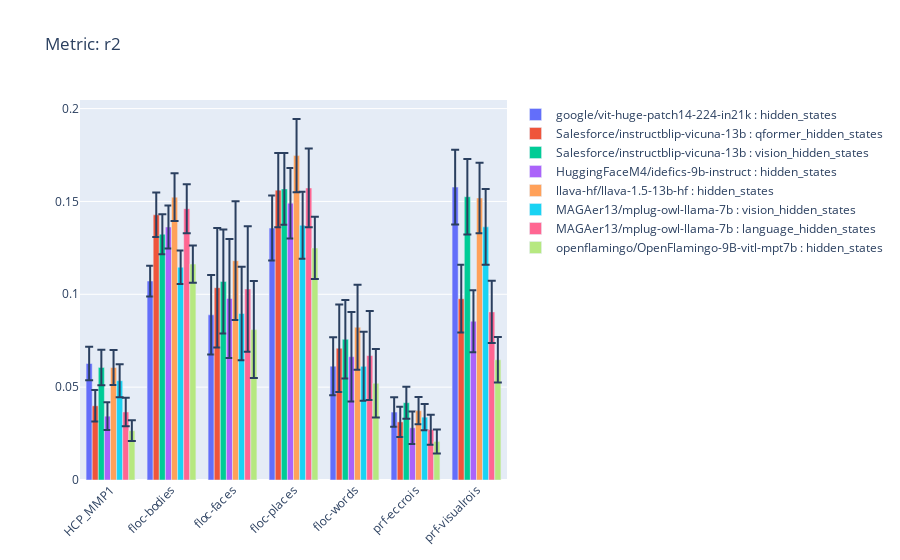
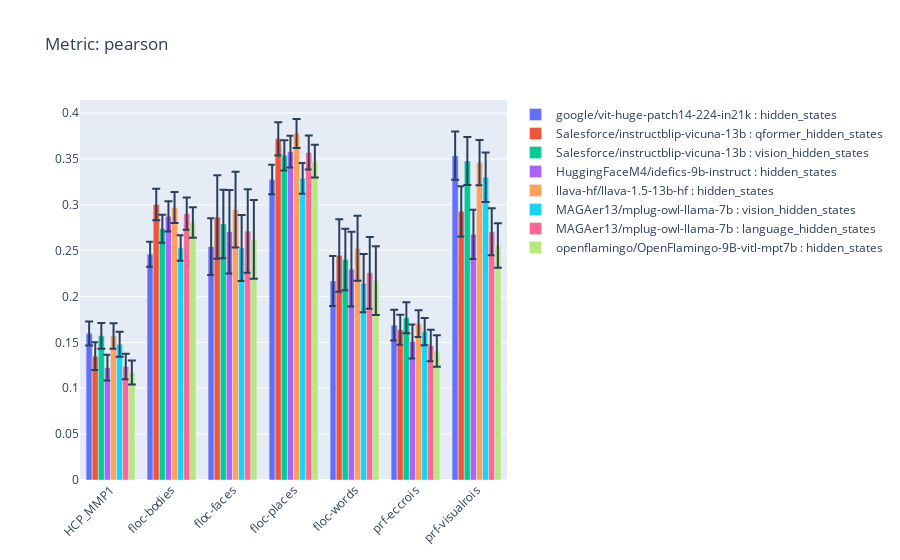

The notebook cell these images were saved under, in order:
### Code cell
import numpy as np
import plotly.graph_objects as go
import scipy

for metric in METRICS:

    fig = go.Figure()

    for model_id in MODEL_IDS:
        hs_types = df[df["model_id"] == model_id]["hidden_state_name"].unique()
        # roi_maxes = {roi: -1 for roi in ROIS}
        # roi_mins = {roi: 1 for roi in ROIS}
        for hs_type in hs_types:
            roi_scores = {roi: [] for roi in ROIS}
            for subject in SUBJECTS:
                for roi in ROIS:
                    subject_roi_score = df[
                        (df["model_id"] == model_id) &
                        (df["roi"] == roi) &
                        (df["subject"] == subject) &
                        (df["hidden_state_name"] == hs_type)
                    ][metric].values[0]

                    # if np.isnan(subject_roi_score):
                    #     subject_roi_score = 0

                    # print(f"{roi_scores[roi] = }")
                    roi_scores[roi].append(subject_roi_score)
                    # roi_maxes[roi] = max(subject_roi_score, roi_maxes[roi])
                    # roi_mins[roi] = min(subject_roi_score, roi_mins[roi])

            error_y = {roi: scipy.stats.sem(roi_scores[roi]) for roi in ROIS}
            for roi, score in roi_scores.items():
                # roi_scores[roi] = sum(roi_scores[roi]) / len(roi_scores[roi])
                roi_scores[roi] = np.nanmean(np.array(roi_scores[roi]))

            # error_y = {roi: 1 for roi in ROIS}
            # for roi in ROIS:
            #     error_y[roi] = scipy.stats.sem()

            fig.add_trace(go.Bar(
                x=ROIS,
                y=[roi_scores[roi] for roi in ROIS],
                name=f"{model_id} : {hs_type}",
                error_y=dict(type="data", array=[error_y[roi] for roi in ROIS])
            ))

    fig.update_layout(barmode="group", xaxis_tickangle=-45, title=f"Metric: {metric}")
    fig.show()

### Figure 1 — Plotly figure (JSON) as saved in the notebook; plotly's stock layout.template omitted (floating-point values rounded to 4 significant figures)
{"data": [{"error_y": {"array": [0.009079, 0.008273, 0.02141, 0.01751, 0.01561, 0.007924, 0.02015], "type": "data"}, "name": "google/vit-huge-patch14-224-in21k : hidden_states", "type": "bar", "x": ["HCP_MMP1", "floc-bodies", "floc-faces", "floc-places", "floc-words", "prf-eccrois", "prf-visualrois"], "y": [0.06273, 0.1071, 0.08894, 0.1356, 0.06128, 0.03658, 0.1577]}, {"error_y": {"array": [0.008508, 0.01198, 0.03222, 0.01998, 0.02352, 0.008163, 0.01822], "type": "data"}, "name": "Salesforce/instructblip-vicuna-13b : qformer_hidden_states", "type": "bar", "x": ["HCP_MMP1", "floc-bodies", "floc-faces", "floc-places", "floc-words", "prf-eccrois", "prf-visualrois"], "y": [0.03995, 0.1428, 0.1035, 0.1561, 0.07096, 0.0313, 0.09763]}, {"error_y": {"array": [0.009551, 0.01075, 0.02799, 0.01928, 0.0211, 0.008636, 0.02036], "type": "data"}, "name": "Salesforce/instructblip-vicuna-13b : vision_hidden_states", "type": "bar", "x": ["HCP_MMP1", "floc-bodies", "floc-faces", "floc-places", "floc-words", "prf-eccrois", "prf-visualrois"], "y": [0.06061, 0.1324, 0.1069, 0.1568, 0.07578, 0.04162, 0.1525]}, {"error_y": {"array": [0.007461, 0.0116, 0.03206, 0.01898, 0.02407, 0.008709, 0.01667], "type": "data"}, "name": "HuggingFaceM4/idefics-9b-instruct : hidden_states", "type": "bar", "x": ["HCP_MMP1", "floc-bodies", "floc-faces", "floc-places", "floc-words", "prf-eccrois", "prf-visualrois"], "y": [0.03438, 0.1363, 0.09773, 0.1491, 0.0664, 0.02812, 0.08549]}, {"error_y": {"array": [0.0094, 0.01282, 0.03199, 0.01972, 0.02293, 0.007324, 0.01899], "type": "data"}, "name": "llava-hf/llava-1.5-13b-hf : hidden_states", "type": "bar", "x": ["HCP_MMP1", "floc-bodies", "floc-faces", "floc-places", "floc-words", "prf-eccrois", "prf-visualrois"], "y": [0.06054, 0.1523, 0.1181, 0.1747, 0.08226, 0.03732, 0.1519]}, {"error_y": {"array": [0.00892, 0.009061, 0.02518, 0.01808, 0.01859, 0.007093, 0.02037], "type": "data"}, "name": "MAGAer13/mplug-owl-llama-7b : vision_hidden_states", "type": "bar", "x": ["HCP_MMP1", "floc-bodies", "floc-faces", "floc-places", "floc-words", "prf-eccrois", "prf-visualrois"], "y": [0.05346, 0.1146, 0.08964, 0.1372, 0.06121, 0.03383, 0.1363]}, {"error_y": {"array": [0.007679, 0.01318, 0.03377, 0.02122, 0.02395, 0.008066, 0.01674], "type": "data"}, "name": "MAGAer13/mplug-owl-llama-7b : language_hidden_states", "type": "bar", "x": ["HCP_MMP1", "floc-bodies", "floc-faces", "floc-places", "floc-words", "prf-eccrois", "prf-visualrois"], "y": [0.03664, 0.1461, 0.1029, 0.1573, 0.067, 0.02711, 0.09052]}, {"error_y": {"array": [0.005589, 0.01003, 0.02611, 0.01677, 0.01843, 0.006471, 0.01223], "type": "data"}, "name": "openflamingo/OpenFlamingo-9B-vitl-mpt7b : hidden_states", "type": "bar", "x": ["HCP_MMP1", "floc-bodies", "floc-faces", "floc-places", "floc-words", "prf-eccrois", "prf-visualrois"], "y": [0.02657, 0.1163, 0.08098, 0.1249, 0.05209, 0.02077, 0.06477]}], "layout": {"autosize": true, "barmode": "group", "title": {"text": "Metric: r2"}, "xaxis": {"autorange": true, "range": [-0.5, 6.5], "tickangle": -45, "type": "category"}, "yaxis": {"autorange": true, "range": [0, 0.2046], "type": "linear"}}}

### Figure 2 — Plotly figure (JSON) as saved in the notebook; plotly's stock layout.template omitted (floating-point values rounded to 4 significant figures)
{"data": [{"error_y": {"array": [0.01299, 0.01364, 0.03097, 0.01598, 0.02732, 0.01676, 0.02632], "type": "data"}, "name": "google/vit-huge-patch14-224-in21k : hidden_states", "type": "bar", "x": ["HCP_MMP1", "floc-bodies", "floc-faces", "floc-places", "floc-words", "prf-eccrois", "prf-visualrois"], "y": [0.1597, 0.2461, 0.2543, 0.3276, 0.217, 0.1688, 0.3535]}, {"error_y": {"array": [0.01507, 0.0171, 0.04556, 0.01816, 0.03953, 0.0164, 0.02743], "type": "data"}, "name": "Salesforce/instructblip-vicuna-13b : qformer_hidden_states", "type": "bar", "x": ["HCP_MMP1", "floc-bodies", "floc-faces", "floc-places", "floc-words", "prf-eccrois", "prf-visualrois"], "y": [0.135, 0.3003, 0.2868, 0.372, 0.2447, 0.1639, 0.2929]}, {"error_y": {"array": [0.01399, 0.0153, 0.03743, 0.01642, 0.03352, 0.01688, 0.02629], "type": "data"}, "name": "Salesforce/instructblip-vicuna-13b : vision_hidden_states", "type": "bar", "x": ["HCP_MMP1", "floc-bodies", "floc-faces", "floc-places", "floc-words", "prf-eccrois", "prf-visualrois"], "y": [0.1572, 0.274, 0.2791, 0.3539, 0.2405, 0.1768, 0.3478]}, {"error_y": {"array": [0.01415, 0.01649, 0.0456, 0.01736, 0.04074, 0.0185, 0.02686], "type": "data"}, "name": "HuggingFaceM4/idefics-9b-instruct : hidden_states", "type": "bar", "x": ["HCP_MMP1", "floc-bodies", "floc-faces", "floc-places", "floc-words", "prf-eccrois", "prf-visualrois"], "y": [0.1225, 0.2875, 0.2706, 0.358, 0.2298, 0.151, 0.2678]}, {"error_y": {"array": [0.01394, 0.01691, 0.04124, 0.01579, 0.03545, 0.01456, 0.0247], "type": "data"}, "name": "llava-hf/llava-1.5-13b-hf : hidden_states", "type": "bar", "x": ["HCP_MMP1", "floc-bodies", "floc-faces", "floc-places", "floc-words", "prf-eccrois", "prf-visualrois"], "y": [0.1569, 0.2971, 0.2947, 0.3777, 0.2526, 0.1704, 0.346]}, {"error_y": {"array": [0.01359, 0.01392, 0.03599, 0.01666, 0.03179, 0.01486, 0.02696], "type": "data"}, "name": "MAGAer13/mplug-owl-llama-7b : vision_hidden_states", "type": "bar", "x": ["HCP_MMP1", "floc-bodies", "floc-faces", "floc-places", "floc-words", "prf-eccrois", "prf-visualrois"], "y": [0.1479, 0.2529, 0.2528, 0.3288, 0.2146, 0.1618, 0.33]}, {"error_y": {"array": [0.01383, 0.01753, 0.04539, 0.01855, 0.03921, 0.01712, 0.0256], "type": "data"}, "name": "MAGAer13/mplug-owl-llama-7b : language_hidden_states", "type": "bar", "x": ["HCP_MMP1", "floc-bodies", "floc-faces", "floc-places", "floc-words", "prf-eccrois", "prf-visualrois"], "y": [0.1238, 0.2903, 0.2715, 0.3569, 0.2258, 0.1465, 0.2706]}, {"error_y": {"array": [0.01306, 0.01664, 0.04286, 0.0179, 0.03743, 0.01715, 0.02428], "type": "data"}, "name": "openflamingo/OpenFlamingo-9B-vitl-mpt7b : hidden_states", "type": "bar", "x": ["HCP_MMP1", "floc-bodies", "floc-faces", "floc-places", "floc-words", "prf-eccrois", "prf-visualrois"], "y": [0.1173, 0.2808, 0.2623, 0.3476, 0.2174, 0.1407, 0.2557]}], "layout": {"autosize": true, "barmode": "group", "title": {"text": "Metric: pearson"}, "xaxis": {"autorange": true, "range": [-0.5, 6.5], "tickangle": -45, "type": "category"}, "yaxis": {"autorange": true, "range": [0, 0.4143], "type": "linear"}}}
